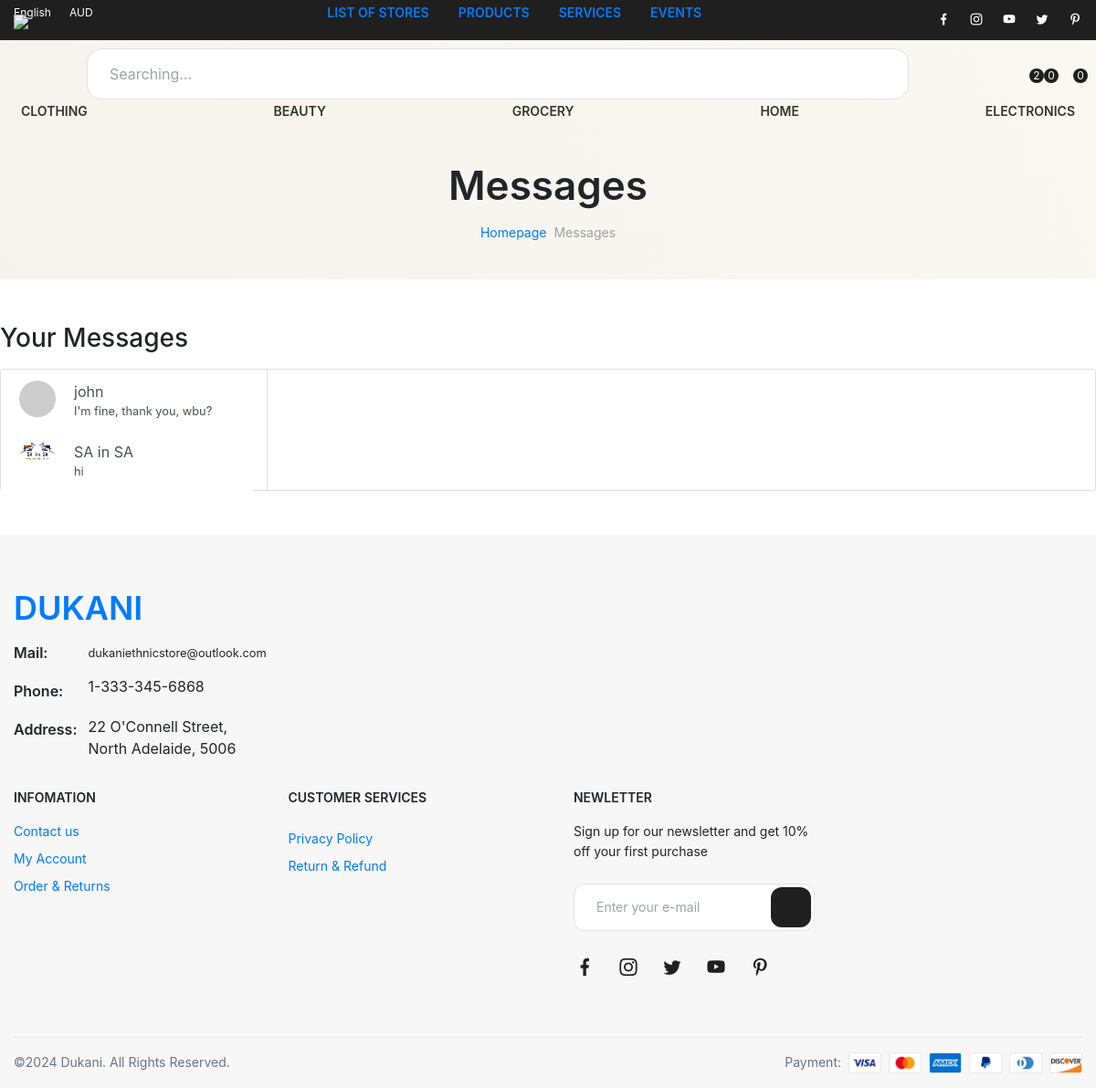
The page /messages/ (signed in) on the database its author committed.
### business/models.py (models this page shows, shortened)
class Business(models.Model):
    BUSINESS_TYPE_CHOICES = [
        ('product', 'Product Business'),
        ('service', 'Service Business'),
    ]
    seller = models.OneToOneField(CustomUser, on_delete=models.CASCADE, related_name='business')
    business_name = models.CharField(max_length=100)
    description = models.TextField()
    business_slug = models.SlugField(unique=True, blank=True)
    business_type = models.CharField(max_length=20, choices=BUSINESS_TYPE_CHOICES)
    countries = models.ManyToManyField(Country)
    states = models.ManyToManyField(State)
    address = models.CharField(max_length=200)
    phone = models.CharField(max_length=20)
    website = models.URLField(default='www.website.com')
    email = models.EmailField(default='name@email.com')
    profile_picture = models.ImageField(upload_to='business_profiles/', default='business_profiles/1.jpg')
    banner_image = models.ImageField(upload_to='business_banners/', default='business_profiles/1.jpg')
    is_featured = models.BooleanField(default=False)
    stripe_account_id = models.CharField(max_length=255, blank=True, null=True)

class Message(models.Model):
    sender = models.ForeignKey(CustomUser, related_name='sent_messages', on_delete=models.CASCADE)
    recipient = models.ForeignKey(CustomUser, related_name='received_messages', on_delete=models.CASCADE)
    business = models.ForeignKey(Business, related_name='messages', on_delete=models.CASCADE, null=True)
    content = models.TextField()
    timestamp = models.DateTimeField(auto_now_add=True)
    is_read = models.BooleanField(default=False)

### users/models.py (models this page shows)
class CustomUser(AbstractUser):
    email = models.EmailField(unique=True)
    is_seller = models.BooleanField(default=False)

### business/views.py (the view, shortened to what this page needs)
# urls.py: path('messages/', views.user_messages_view, name='user_messages'),
@login_required
def user_messages_view(request):
    businesses = Business.objects.filter(
        Q(messages__sender=request.user) | Q(messages__recipient=request.user)
    ).distinct()
    user_messages = []
    latest_messages = []
    for business in businesses:
        if request.user == business.seller:
            messages = Message.objects.filter(
                Q(sender=business.seller) | Q(recipient=business.seller)
            ).filter(business=business).order_by('-timestamp')
            for user, chat in itertools.groupby(messages, lambda m: m.recipient if m.sender == request.user else m.sender):
                last_message = next(chat)
                unread_count = Message.objects.filter(recipient=business.seller, sender=user, business=business, is_read=False).count()
                user_messages.append({
                    'business': business,
                    'last_message': last_message,
                    'user': user,
                    'unread_count': unread_count,
                })
                latest_messages.append(last_message)
        else:
            last_message = Message.objects.filter(
                Q(sender=request.user, recipient=business.seller) |
                Q(sender=business.seller, recipient=request.user)
            ).filter(business=business).order_by('-timestamp').first()
            unread_count = Message.objects.filter(recipient=request.user, sender=business.seller, is_read=False).count()
            user_messages.append({
                'business': business,
                'last_message': last_message,
                'unread_count': unread_count,
            })
            latest_messages.append(last_message)
    user_messages = sorted(user_messages, key=lambda um: um['last_message'].timestamp, reverse=True)
    unread_message_counter = sum(msg['unread_count'] for msg in user_messages)
    selected_business = None
    selected_user = None
    messages = []
    context = {
        'user_messages': user_messages,
        'selected_business': selected_business,
        'selected_user': selected_user,
        'messages': messages,
        'unread_message_counter': unread_message_counter,
    }
    return render(request, 'business/user_messages.html', context)

### business/context_processors.py (called while the page is built)
def cart_data(request):
    if request.user.is_authenticated:
        cart_items = Cart.objects.filter(user=request.user)
        total_price = sum(item.product.price * item.quantity for item in cart_items)
        item_prices = defaultdict(float)
        cart_variations = defaultdict(list)
        for item in cart_items:
            item_price = item.product.price * item.quantity
            item_prices[item.id] = item_price
            variations = CartItemVariation.objects.filter(cart=item)
            cart_variations[item.id] = [v.product_variation.value for v in variations]
    else:
        cart_items = []
        total_price = 0
        item_prices = {}
        cart_variations = {}
    return {
        'cart_items': cart_items,
        'total_price': total_price,
        'item_prices': item_prices,
        'cart_variations': cart_variations,
    }

def cart_item_count(request):
    if request.user.is_authenticated:
        cart_items = Cart.objects.filter(user=request.user).aggregate(total_quantity=Sum('quantity'))
        return {'cart_item_count': cart_items['total_quantity'] or 0}
    else:
        return {'cart_item_count': 0}

def unread_message_count(request):
    if request.user.is_authenticated:
        unread_count = Message.objects.filter(
            recipient=request.user,
            is_read=False
        ).filter(
            Q(business__isnull=True) | Q(business__isnull=False)
        ).count()
    else:
        unread_count = 0
    return {
        'unread_message_count': unread_count,
    }

def business_order_count(request):
    order_count = 0
    if request.user.is_authenticated and hasattr(request.user, 'business'):
        business = request.user.business
        order_count = Order.objects.filter(items__product__business=business, order_status='ordered').distinct().count()
    return {'business_order_count': order_count}

def popular_products(request):
    popular_products = Product.objects.filter(is_popular=True)
    return {
        'popular_products': popular_products
    }

### business/templates/business/user_messages.html (shortened to what this page needs)
{% extends "business/base.html" %}
{% load static %}
{% block slider %}
<link href="//maxcdn.bootstrapcdn.com/bootstrap/4.1.1/css/bootstrap.min.css" rel="stylesheet" id="bootstrap-css">
<div class="breadcrumb-block style-shared">
    <div class="breadcrumb-main bg-linear overflow-hidden">
        <div class="container lg:pt-[134px] pt-24 pb-10 relative">
            <div class="main-content w-full h-full flex flex-col items-center justify-center relative z-[1]">
                <div class="text-content">
                    <div class="heading2 text-center">Messages</div>
                    <div class="link flex items-center justify-center gap-1 caption1 mt-3">
                        <a href="{% url 'home' %}">Homepage</a>
                        <div class='text-secondary2 capitalize'>Messages</div>
                    </div>
                </div>
            </div>
        </div>
    </div>
</div>
{% endblock slider %}
{% block content %}
<main class="content mt-5 mb-5">
    <div class="container p-0">
        <h1 class="h3 mb-3">Your Messages</h1>
        <div class="card">
            <div class="row g-0">
                <div class="col-12 col-lg-5 col-xl-3 border-right">
                    {% for message in user_messages %}
                        {% if message.user %}
                        <a href="{% url 'user_messages' %}?business_slug={{ message.business.business_slug }}&username={{ message.user.username }}" class="list-group-item list-group-item-action border-0">
                            <div class="d-flex align-items-start">
                                <img src="https://ui-avatars.com/api/?name={{ message.user.username }}" class="rounded-circle mr-1" width="40px" height="40px">
                                <div class="flex-grow-1 ml-3">
                                    {{ message.user.username }}
                                    {% if message.last_message %}
                                    <div class="small {% if message.unread_count > 0 %}font-weight-bold{% endif %}">{{ message.last_message.content }}</div>
                                    {% else %}
                                    <p>No messages yet.</p>
                                    {% endif %}
                                </div>
                            </div>
                        </a>
                        {% else %}
                        <a href="{% url 'user_messages' %}?business_slug={{ message.business.business_slug }}" class="list-group-item list-group-item-action border-0">
                            <div class="d-flex align-items-start">
                                <img src="{{ message.business.profile_picture.url }}" class="rounded-circle mr-1" width="40px" height="40px">
                                <div class="flex-grow-1 ml-3">
                                    {{ message.business.business_name }}
                                    {% if message.last_message %}
                                    <div class="small {% if message.unread_count > 0 %}font-weight-bold{% endif %}">{{ message.last_message.content }}</div>
                                    {% else %}
                                    <p>No messages yet.</p>
                                    {% endif %}
                                </div>
                            </div>
                        </a>
                        {% endif %}
                    {% endfor %}
                </div>
                    <div class="position-relative">
                        <div class="chat-messages p-4">
                        </div>
                    </div>
                </div>
            </div>
        </div>
</main>
{% endblock content %}

### business/static/business/assets/css/messages.css (style rules this page uses)
body { margin-top:20px; }
.chat-messages { display: flex; flex-direction: column; max-height: 800px; overflow-y: scroll }

### rows shown on the page
Business: user.username "john", last_message.content "I'm fine, thank you, wbu?"
Business: business.profile_picture (picture), business.business_name "SA in SA", last_message.content "hi"

### other values the page prints
{{ business_order_count }} "2"
{{ unread_message_count }} "0"
{{ cart_item_count }} "0"
